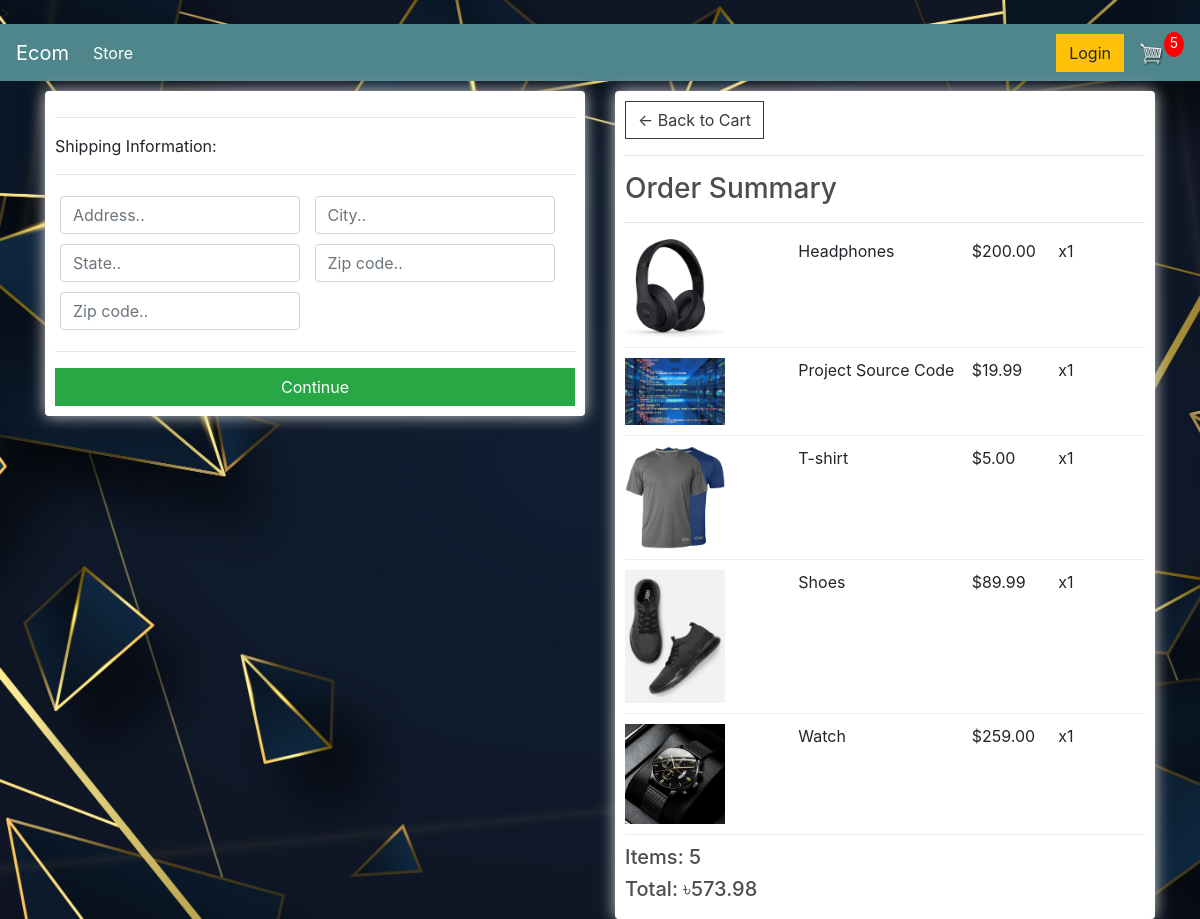
Screenshot of /checkout/ (signed in) with the database file from the repository.
### store/models.py (models this page shows, shortened)
class OrderItem(models.Model):
	product = models.ForeignKey(Product, on_delete=models.SET_NULL, blank=True, null=True)
	order = models.ForeignKey(Order, on_delete=models.SET_NULL, blank=True, null=True)
	quantity = models.IntegerField(default=0, null=True, blank=True)
	date_added = models.DateTimeField(auto_now_add=True)
	@property
	def get_total(self):
		total=self.product.price * self.quantity
		return total

class Product(models.Model):
	name = models.CharField(max_length=200,null=True)
	price = models.DecimalField(max_digits = 7, decimal_places = 2)
	digital = models.BooleanField(default=False, null=True, blank=False)
	image= models.ImageField(null=True, blank=True)
	@property
	def imageURL(self):
		try:
			url=self.image.url
		except:
			url=''
		return url

class Order(models.Model):
	customer = models.ForeignKey(Customer, on_delete=models.SET_NULL, blank=True, null=True)
	date_orderd = models.DateTimeField(auto_now_add=True)
	complete = models.BooleanField(default=False, null=True, blank=False)
	transaction_id = models.CharField(max_length=200, null=True)
	@property
	def shipping(self):
		shipping = False
		orderitems=self.orderitem_set.all()
		for i in orderitems:
			if i.product.digital == False:
				shipping = True
		return shipping
	@property
	def get_cart_total(self):
		orderitems=self.orderitem_set.all()
		total = sum([item.get_total for item in orderitems])
		return total
	@property
	def get_cart_items(self):
		orderitems=self.orderitem_set.all()
		total = sum([item.quantity for item in orderitems])
		return total

### store/views.py (the view)
# urls.py: path('checkout/', views.checkout, name="checkout"),
def checkout(request):
	if request.user.is_authenticated:
		customer = request.user.customer
		order, created = Order.objects.get_or_create(customer=customer, complete=False)
		items = order.orderitem_set.all()
		cartItems = order.get_cart_items
	else:
		items = []
		order = {'get_cart_total':0,'get_cart_items':0,'shipping':False}
		cartItems = order['get_cart_items']
	context = {'items':items, 'order':order,'cartItems':cartItems}
	return render(request, 'store/checkout.html', context)

### store/templates/store/checkout.html (shortened to what this page needs)
{% extends 'store/main.html' %}
{% load static %}
{% block content %}
	<div class="row">
		<div class="col-lg-6">
			<div class="box-element" id="form-wrapper">
				<form id="form">
					<div id="shipping-info">
						<hr>
						<p>Shipping Information:</p>
						<hr>
						<div class="form-field">
							<input class="form-control" type="text" name="address" placeholder="Address..">
						</div>
						<div class="form-field">
							<input class="form-control" type="text" name="city" placeholder="City..">
						</div>
						<div class="form-field">
							<input class="form-control" type="text" name="state" placeholder="State..">
						</div>
						<div class="form-field">
							<input class="form-control" type="text" name="zipcode" placeholder="Zip code..">
						</div>
						<div class="form-field">
							<input class="form-control" type="text" name="country" placeholder="Zip code..">
						</div>
					</div>
					<hr>
					<input id="form-button" class="btn btn-success btn-block" type="submit" value="Continue">
				</form>
			</div>
			<br>
		</div>
		<div class="col-lg-6">
			<div class="box-element">
				<a  class="btn btn-outline-dark" href="{% url 'cart' %}">&#x2190; Back to Cart</a>
				<hr>
				<h3>Order Summary</h3>
				<hr>
				{% for item in items %}
				<div class="cart-row">
					<div style="flex:2"><img class="row-image" src="{{item.product.imageURL}}"></div>
					<div style="flex:2"><p>{{item.product.name}}</p></div>
					<div style="flex:1"><p>${{item.product.price}}</p></div>
					<div style="flex:1"><p>x{{item.quantity}}</p></div>
				</div>
				{% endfor %}
				<h5>Items: {{order.get_cart_items}}</h5>
				<h5>Total: ৳{{order.get_cart_total}}</h5>
			</div>
		</div>
	</div>
{% endblock content %}

### static/css/main.css (style rules this page uses)
body { background: black url("back.jpg") no-repeat; background-position:center; background-size: cover; }
h1,h2,h3,h4,h5,h6 { color:hsl(0, 0%, 30%); }
.box-element { box-shadow:hsl(0, 0%, 80%) 0 0 16px; background-color: #fff; border-radius: 4px; padding: 10px; }
.col-lg-4, .col-lg-6, .col-lg-8, .col-lg-12 { margin-top: 10px; }
.btn { border-radius: 0; }
.row-image { width: 100px; }
.form-field { width:250px; display: inline-block; padding: 5px; }
.cart-row { display: flex; align-items: flex-stretch; padding-bottom: 10px; margin-bottom: 10px; border-bottom: 1px solid #ececec; }

### rows the page displays
OrderItem: product.imageURL (picture), product.name "Headphones", product.price "200.00", quantity "1"
OrderItem: product.imageURL (picture), product.name "Project Source Code", product.price "19.99", quantity "1"
OrderItem: product.imageURL (picture), product.name "T-shirt", product.price "5.00", quantity "1"
OrderItem: product.imageURL (picture), product.name "Shoes", product.price "89.99", quantity "1"
OrderItem: product.imageURL (picture), product.name "Watch", product.price "259.00", quantity "1"
Order: get_cart_items "5", get_cart_total "573.98"

### other values shown
{{ cartItems }} "5"
